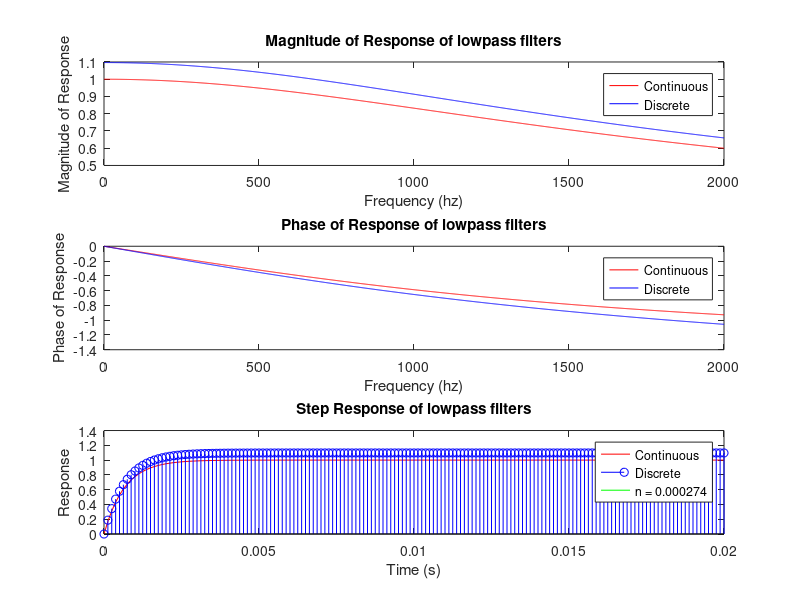

The MATLAB source for this figure: (Note: this script raises an error after producing the figure.)
clear all; clc;

alpha = 1500;
Ts = 1 / 8000;

beta = exp(-alpha * Ts);

csys = tf([alpha], [1 alpha]);
%dsys = tf([1 -1], [1 -beta], Ts);
dsys = tf([alpha*Ts], [1 -beta], Ts);

csys_f = @(f) freqresp(csys, f);
dsys_f = @(f) freqresp(dsys, f);

f = linspace(0, 2000, 2000);

subplot(3, 1, 1);
hold off;
cr = csys_f(f);
plot(f, abs(cr(:)), 'r-');
hold on;
dr = dsys_f(f);
plot(f, abs(dr(:)), 'b-');
xlabel('Frequency (hz)');
ylabel('Magnitude of Response');
legend('Continuous', 'Discrete');
title('Magnitude of Response of lowpass filters');

subplot(3, 1, 2);
hold off;
cr = csys_f(f);
plot(f, angle(cr(:)), 'r-');
hold on;
dr = dsys_f(f);
plot(f, angle(dr(:)), 'b-');
xlabel('Frequency (hz)');
ylabel('Phase of Response');
legend('Continuous', 'Discrete');
title('Phase of Response of lowpass filters');

t = 0:Ts:1/50;
subplot(3, 1, 3);
hold off;
ct = step(csys, t);
plot(t, ct, 'r-');
hold on;
dt = step(dsys, t);
stem(t, dt, 'b-');
plot(t, max(dt) * 0.8, 'g-');
xlabel('Time (s)');
ylabel('Response');
legend('Continuous', 'Discrete', sprintf('n = %f', (log(0.8) / log(beta) + 1) * Ts));
title('Step Response of lowpass filters');

[num den] = tfdata(dsys);

num = num{1};
den = den{1};

message = 'X coeffs: ';
for i = 1 : length(num)
   message = [message sprintf('[n - %d] (%f, 0x%s), ', i - 1, num(i), dec2hexs(round(2^15 * num(i))))]; 
end

disp(message);

message = 'Y coeffs: ';
for i = 1 : length(den)
   message = [message sprintf('[n - %d] (%f, 0x%s), ', i - 1, den(i), dec2hexs(round(2^15 * den(i))))]; 
end

disp(message);